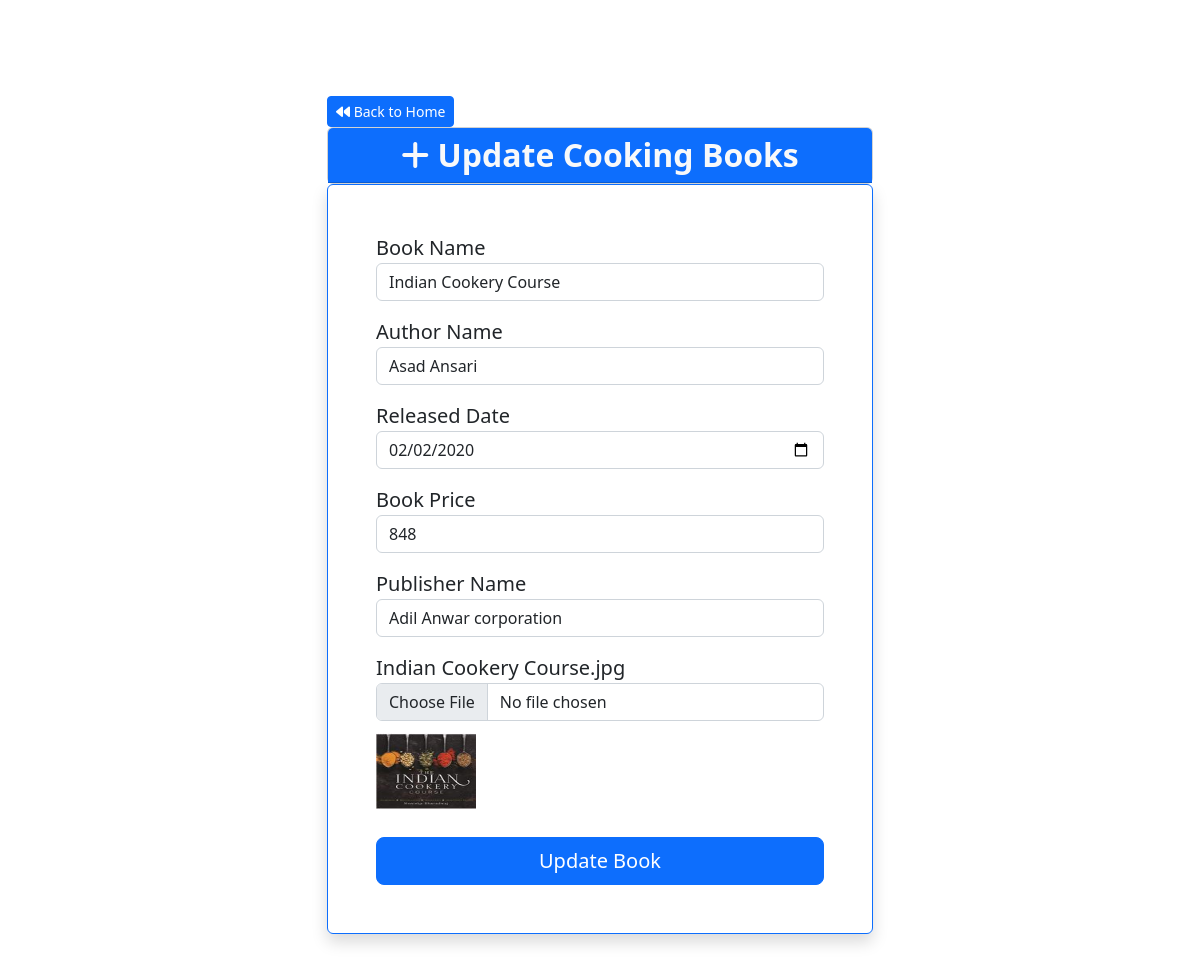
Screenshot of /Admin-Pannel/update_cook_form.php?u_id=2 with the database file from the repository.
### tables this page shows
CREATE TABLE `cooking_books` (
  `b_id` int(100) NOT NULL,
  `book_id` varchar(100) NOT NULL DEFAULT 'cooking',
  `book_name` varchar(100) NOT NULL,
  `author_name` varchar(100) NOT NULL,
  `release_date` date NOT NULL,
  `book_price` varchar(100) NOT NULL,
  `publisher_name` varchar(100) NOT NULL,
  `image` varchar(100) NOT NULL
);

### Admin-Pannel/update_cook_form.php (the view, shortened to what this page needs)
<!doctype html>
<html lang="en">
  <head>
   <link rel="stylesheet" href="bootstrap-5.2.0-dist/css/bootstrap.css">
   <link rel="stylesheet" href="style.css">
   <link rel="stylesheet" href="css/all.min.css">
  </head>
  <body>
  <div class="container mt-5">
    <div class="row">
        <div class="col-md-6 offset-md-3">
            <div class="education-book-form mt-5 mb-5">
                <a href="index.php" class="btn btn-primary btn-sm"><i class="fa-solid fa-backward"></i> Back to Home</a>
                <div class="card">
                    <h2 class="card-header text-center fw-bold bg-primary text-light">
                        <i class="fa-solid fa-plus"></i> Update Cooking Books
                    </h2>
                </div>
                <?php
                include '../dbconnection.php';
                $u_id = $_GET['u_id'];
                $query = "SELECT * FROM cooking_books WHERE b_id = '$u_id'";
                $result = mysqli_query($con , $query);
                if(mysqli_num_rows($result) > 0)
                {
                while($row = mysqli_fetch_assoc($result))
                {
                ?>
                <form action="update_config.php" method="POST" class="shadow border border-primary rounded p-5" novalidate enctype="multipart/form-data">
                    <div class="row">
                        <div class="col-md-12 mb-3">
                            <label for="book_name" class="fs-5">Book Name</label>
                            <input type="text" class="form-control" name="book_name" value="<?php echo $row['book_name']; ?>" id="book_name" placeholder="Enter the name of the book.....">
                        </div>
                        <div class="col-md-12 mb-3">
                            <label for="author_name" class="fs-5">Author Name</label>
                            <input type="text" class="form-control" name="author_name" value="<?php echo $row['author_name']; ?>" id="author_name" placeholder="Enter the name of the author.....">
                        </div>
                        <div class="col-md-12 mb-3">
                            <label for="post_date" class="fs-5">Released Date</label>
                            <input type="date" class="form-control" name="release_date" value="<?php echo $row['release_date']; ?>"  id="post_date">
                        </div>
                        <div class="col-md-12 mb-3">
                            <label for="post_date" class="fs-5">Book Price</label>
                            <input type="number" class="form-control" name="book_price" value="<?php echo $row['book_price']; ?>" id="post_date" placeholder="Enter the price of the book.....">
                        </div>
                        <div class="col-md-12 mb-3">
                            <label for="publisher" class="fs-5">Publisher Name</label>
                            <input type="text" class="form-control" name="publisher_name" value="<?php echo $row['publisher_name']; ?>" id="publisher" placeholder="Enter the publisher of the book.....">
                        </div>
                        <div class="col-md-12 mb-3">
                            <label for="publisher" class="fs-5"><?php echo $row['image']; ?></label>
                            <input type="file" class="form-control" name="image" value="<?php echo $row['image']; ?>" id="publisher">
                            <img src="<?php echo "Book-Images/".$row['image']; ?>" alt="" height="100px" width="100px">
                        </div>
                        <div class="d-grid">
                            <button class="btn btn-primary btn-lg" name="cooking_update">Update Book</button>
                        </div>
                    </div>
                </form>
                <?php } } ?>
            </div>
        </div>
    </div>
  </div>
  </body>
</html>

### rows the page displays
cooking_books: book_name "Indian Cookery Course", author_name "Asad Ansari", release_date "02/02/2020", book_price "848", publisher_name "Adil Anwar corporation", image "Indian Cookery Course.jpg", image (picture)
